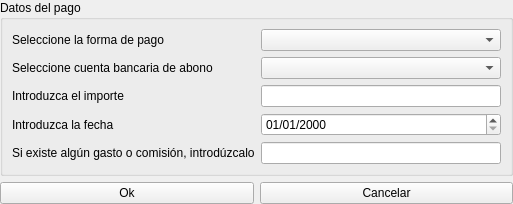
<?xml version="1.0" encoding="UTF-8"?>
<ui version="4.0">
 <class>Form</class>
 <widget class="QWidget" name="Form">
  <property name="geometry">
   <rect>
    <x>0</x>
    <y>0</y>
    <width>513</width>
    <height>187</height>
   </rect>
  </property>
  <property name="windowTitle">
   <string>Introducir pago rápido</string>
  </property>
  <layout class="QGridLayout" name="gridLayout_2">
   <property name="margin">
    <number>0</number>
   </property>
   <item row="0" column="0" colspan="2">
    <widget class="QGroupBox" name="groupBox">
     <property name="title">
      <string>Datos del pago</string>
     </property>
     <layout class="QGridLayout" name="gridLayout">
      <item row="0" column="0">
       <widget class="QLabel" name="label_2">
        <property name="text">
         <string>Seleccione la forma de pago</string>
        </property>
       </widget>
      </item>
      <item row="0" column="1">
       <widget class="DBComboBox" name="db_formaspago">
        <property name="listTableModel">
         <string>formaspago</string>
        </property>
        <property name="listColumnName">
         <string>descripcion</string>
        </property>
        <property name="listColumnToSave">
         <string/>
        </property>
        <property name="dataEditable">
         <bool>true</bool>
        </property>
       </widget>
      </item>
      <item row="1" column="0">
       <widget class="QLabel" name="label">
        <property name="text">
         <string>Seleccione cuenta bancaria de abono</string>
        </property>
       </widget>
      </item>
      <item row="1" column="1">
       <widget class="DBComboBox" name="db_cuentasbanco">
        <property name="listTableModel">
         <string>cuentasbanco</string>
        </property>
        <property name="listColumnName">
         <string>descripcion</string>
        </property>
        <property name="listColumnToSave">
         <string/>
        </property>
        <property name="dataEditable">
         <bool>true</bool>
        </property>
       </widget>
      </item>
      <item row="2" column="0">
       <widget class="QLabel" name="label_3">
        <property name="text">
         <string>Introduzca el importe</string>
        </property>
       </widget>
      </item>
      <item row="2" column="1">
       <widget class="DBNumberEdit" name="db_importe">
        <property name="dataEditable">
         <bool>true</bool>
        </property>
       </widget>
      </item>
      <item row="3" column="0">
       <widget class="QLabel" name="label_4">
        <property name="text">
         <string>Introduzca la fecha</string>
        </property>
       </widget>
      </item>
      <item row="3" column="1">
       <widget class="DBDateTimeEdit" name="db_fecha">
        <property name="displayFormat">
         <string>dd/MM/yyyy</string>
        </property>
       </widget>
      </item>
      <item row="4" column="0">
       <widget class="QLabel" name="label_5">
        <property name="text">
         <string>Si existe algún gasto o comisión, introdúzcalo</string>
        </property>
       </widget>
      </item>
      <item row="4" column="1">
       <widget class="DBNumberEdit" name="db_comision"/>
      </item>
     </layout>
    </widget>
   </item>
   <item row="1" column="0">
    <widget class="QPushButton" name="pbOk">
     <property name="text">
      <string>Ok</string>
     </property>
     <property name="icon">
      <iconset resource="C:/programacion/git/alepherp/src/resources/resources.qrc">
       <normaloff>:/aplicacion/images/ok.png</normaloff>:/aplicacion/images/ok.png</iconset>
     </property>
    </widget>
   </item>
   <item row="1" column="1">
    <widget class="QPushButton" name="pbCancel">
     <property name="text">
      <string>Cancelar</string>
     </property>
     <property name="icon">
      <iconset resource="C:/programacion/git/alepherp/src/resources/resources.qrc">
       <normaloff>:/generales/images/delete.png</normaloff>:/generales/images/delete.png</iconset>
     </property>
    </widget>
   </item>
  </layout>
 </widget>
 <customwidgets>
  <customwidget>
   <class>DBComboBox</class>
   <extends>QComboBox</extends>
   <header>widgets/dbcombobox.h</header>
  </customwidget>
  <customwidget>
   <class>DBDateTimeEdit</class>
   <extends>QDateTimeEdit</extends>
   <header>widgets/dbdatetimeedit.h</header>
  </customwidget>
  <customwidget>
   <class>DBNumberEdit</class>
   <extends>QLineEdit</extends>
   <header>widgets/dbnumberedit.h</header>
  </customwidget>
 </customwidgets>
 <resources>
  <include location="C:/programacion/git/alepherp/src/resources/resources.qrc"/>
 </resources>
 <connections/>
</ui>
